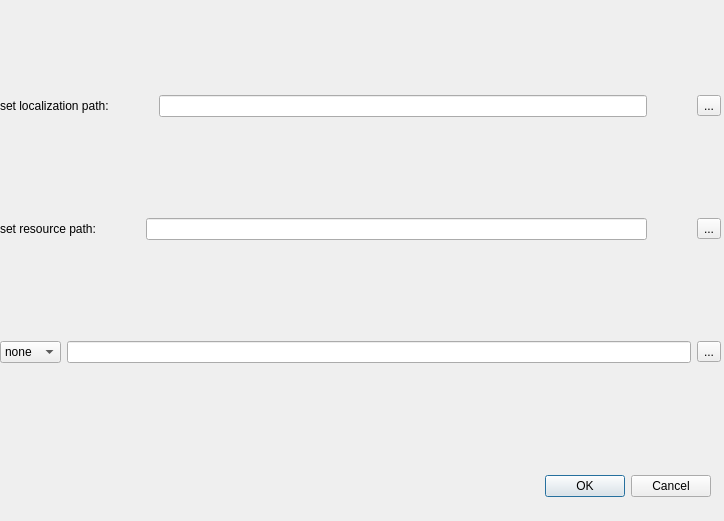
<?xml version="1.0" encoding="UTF-8"?>
<ui version="4.0">
 <class>Setting</class>
 <widget class="QDialog" name="Setting">
  <property name="geometry">
   <rect>
    <x>0</x>
    <y>0</y>
    <width>724</width>
    <height>521</height>
   </rect>
  </property>
  <property name="windowTitle">
   <string>Dialog</string>
  </property>
  <widget class="QDialogButtonBox" name="buttonBox">
   <property name="geometry">
    <rect>
     <x>370</x>
     <y>470</y>
     <width>341</width>
     <height>32</height>
    </rect>
   </property>
   <property name="orientation">
    <enum>Qt::Horizontal</enum>
   </property>
   <property name="standardButtons">
    <set>QDialogButtonBox::Cancel|QDialogButtonBox::Ok</set>
   </property>
  </widget>
  <widget class="QWidget" name="verticalLayoutWidget">
   <property name="geometry">
    <rect>
     <x>0</x>
     <y>0</y>
     <width>721</width>
     <height>461</height>
    </rect>
   </property>
   <layout class="QVBoxLayout" name="verticalLayout">
    <item>
     <layout class="QHBoxLayout" name="horizontalLayout_6">
      <property name="spacing">
       <number>50</number>
      </property>
      <item>
       <widget class="QLabel" name="label_2">
        <property name="font">
         <font>
          <weight>50</weight>
          <bold>false</bold>
         </font>
        </property>
        <property name="text">
         <string>set localization path:</string>
        </property>
       </widget>
      </item>
      <item>
       <widget class="QLineEdit" name="localization">
        <property name="text">
         <string/>
        </property>
       </widget>
      </item>
      <item>
       <widget class="QToolButton" name="toolButton">
        <property name="text">
         <string>...</string>
        </property>
       </widget>
      </item>
     </layout>
    </item>
    <item>
     <layout class="QHBoxLayout" name="horizontalLayout_8" stretch="0,0,0">
      <property name="spacing">
       <number>50</number>
      </property>
      <item>
       <widget class="QLabel" name="label">
        <property name="text">
         <string>set resource path:</string>
        </property>
        <property name="scaledContents">
         <bool>false</bool>
        </property>
       </widget>
      </item>
      <item>
       <widget class="QLineEdit" name="resource"/>
      </item>
      <item>
       <widget class="QToolButton" name="toolButton_2">
        <property name="text">
         <string>...</string>
        </property>
       </widget>
      </item>
     </layout>
    </item>
    <item>
     <layout class="QHBoxLayout" name="horizontalLayout">
      <item>
       <widget class="QComboBox" name="unit_link_set">
        <item>
         <property name="text">
          <string>none</string>
         </property>
        </item>
        <item>
         <property name="text">
          <string>breed</string>
         </property>
        </item>
        <item>
         <property name="text">
          <string>stuff</string>
         </property>
        </item>
       </widget>
      </item>
      <item>
       <widget class="QLineEdit" name="link_set"/>
      </item>
      <item>
       <widget class="QToolButton" name="toolButton_3">
        <property name="text">
         <string>...</string>
        </property>
        <property name="popupMode">
         <enum>QToolButton::DelayedPopup</enum>
        </property>
       </widget>
      </item>
     </layout>
    </item>
    <item>
     <layout class="QVBoxLayout" name="verticalLayout_2"/>
    </item>
    <item>
     <layout class="QHBoxLayout" name="horizontalLayout_5">
      <property name="spacing">
       <number>0</number>
      </property>
      <property name="sizeConstraint">
       <enum>QLayout::SetDefaultConstraint</enum>
      </property>
      <property name="leftMargin">
       <number>100</number>
      </property>
      <property name="rightMargin">
       <number>100</number>
      </property>
      <property name="bottomMargin">
       <number>0</number>
      </property>
     </layout>
    </item>
   </layout>
  </widget>
 </widget>
 <resources/>
 <connections>
  <connection>
   <sender>buttonBox</sender>
   <signal>accepted()</signal>
   <receiver>Setting</receiver>
   <slot>when_button_accepted()</slot>
   <hints>
    <hint type="sourcelabel">
     <x>578</x>
     <y>254</y>
    </hint>
    <hint type="destinationlabel">
     <x>157</x>
     <y>274</y>
    </hint>
   </hints>
  </connection>
  <connection>
   <sender>buttonBox</sender>
   <signal>rejected()</signal>
   <receiver>Setting</receiver>
   <slot>reject()</slot>
   <hints>
    <hint type="sourcelabel">
     <x>646</x>
     <y>260</y>
    </hint>
    <hint type="destinationlabel">
     <x>286</x>
     <y>274</y>
    </hint>
   </hints>
  </connection>
  <connection>
   <sender>toolButton</sender>
   <signal>clicked()</signal>
   <receiver>Setting</receiver>
   <slot>quick_type_local()</slot>
   <hints>
    <hint type="sourcelabel">
     <x>695</x>
     <y>29</y>
    </hint>
    <hint type="destinationlabel">
     <x>361</x>
     <y>149</y>
    </hint>
   </hints>
  </connection>
  <connection>
   <sender>toolButton_2</sender>
   <signal>clicked()</signal>
   <receiver>Setting</receiver>
   <slot>quick_type_res()</slot>
   <hints>
    <hint type="sourcelabel">
     <x>695</x>
     <y>94</y>
    </hint>
    <hint type="destinationlabel">
     <x>361</x>
     <y>149</y>
    </hint>
   </hints>
  </connection>
  <connection>
   <sender>unit_link_set</sender>
   <signal>activated(QString)</signal>
   <receiver>Setting</receiver>
   <slot>change_link_set()</slot>
   <hints>
    <hint type="sourcelabel">
     <x>45</x>
     <y>230</y>
    </hint>
    <hint type="destinationlabel">
     <x>361</x>
     <y>260</y>
    </hint>
   </hints>
  </connection>
  <connection>
   <sender>toolButton_3</sender>
   <signal>clicked()</signal>
   <receiver>Setting</receiver>
   <slot>quick_type_unit_type()</slot>
   <hints>
    <hint type="sourcelabel">
     <x>695</x>
     <y>230</y>
    </hint>
    <hint type="destinationlabel">
     <x>361</x>
     <y>260</y>
    </hint>
   </hints>
  </connection>
 </connections>
 <slots>
  <slot>quick_type_local()</slot>
  <slot>quick_type_res()</slot>
  <slot>when_button_accepted()</slot>
  <slot>change_link_set()</slot>
  <slot>quick_type_unit_type()</slot>
 </slots>
</ui>
